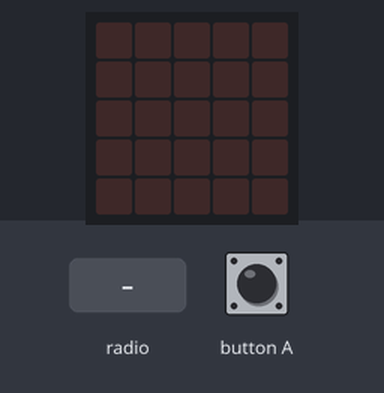
Simulated run of this program. Board: BBC micro:bit (MakeCode). On the bench: the board's 5×5 LED display. Inputs (shaded band) come from the test bench. Random numbers come from a fixed seed.

Above: at 1.2 s.
1.3 s: radio message "patos=1" arrives
At 2.7 s:
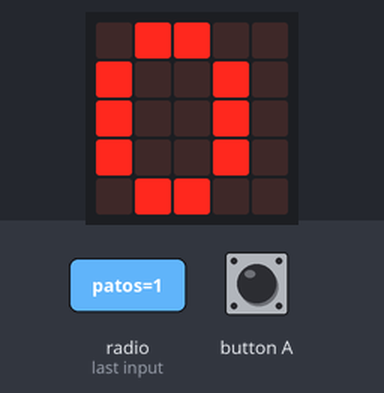
4.3 s: radio message "0" arrives
At 5.0 s:
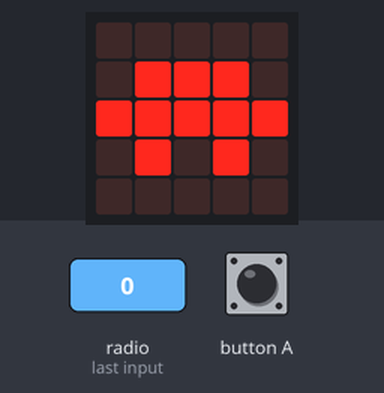
7.3 s: radio message "1" arrives
At 8.5 s:
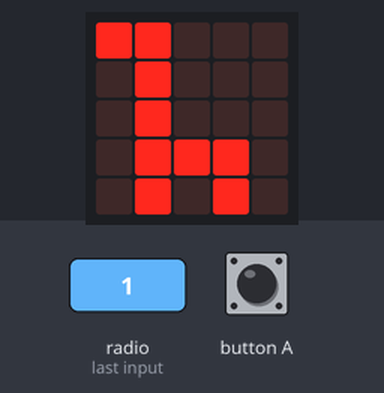
8.8 s: radio message "2" arrives
At 10.5 s:
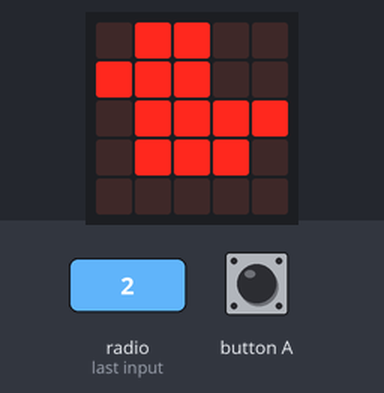
11.4 s: radio message "3" arrives
At 13.6 s:
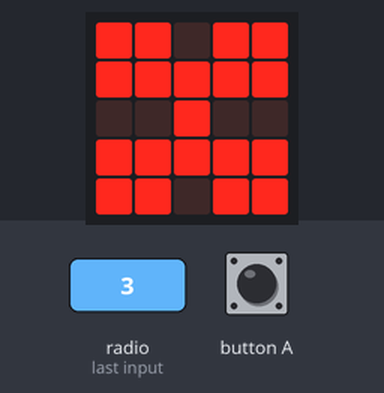
Timing chart, 0 to 15.1 s (numbered marks = the images above; inputs shaded):
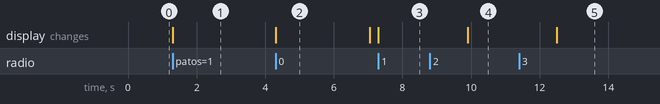

Measured:
- after the input at 1.3 s, the display: changes at once (image 1)
- after the input at 7.3 s, the display: changes at once (image 3)
- after the input at 8.8 s, the display: changes after 1.1 s (image 4)
- after the input at 11.4 s, the display: changes after 1.1 s (image 5)
- what the display in image 2 shows lasts 2.8 s, from 4.3 s to 7.1 s

The program:

main.ts
```typescript
radio.onReceivedNumber(function (receivedNumber) {
    if (receivedNumber == 0) {
        basic.showIcon(IconNames.Tortoise)
        basic.pause(2000)
    }
    if (receivedNumber == 1) {
        basic.showIcon(IconNames.Giraffe)
        basic.pause(2000)
    }
    if (receivedNumber == 2) {
        patos += 1
        basic.showIcon(IconNames.Duck)
        basic.pause(2000)
    }
    if (receivedNumber == 3) {
        basic.showIcon(IconNames.Butterfly)
        basic.pause(2000)
    }
})
input.onButtonPressed(Button.A, function () {
    patos = 0
    for (let index = 0; index < 10; index++) {
        radio.sendNumber(randint(0, 3))
        basic.pause(2000)
    }
    radio.sendValue("patos", patos)
    basic.pause(5000)
})
radio.onReceivedValue(function (name, value) {
    if (name == "patos") {
        basic.showNumber(patos)
        basic.pause(5000)
        basic.clearScreen()
        patos = 0
    }
})
let patos = 0
radio.setGroup(1)
```

test.ts
```typescript
// aquí va el archivo "tests"; esto no se compilará cuando este paquete se utilice como una extensión.
```
